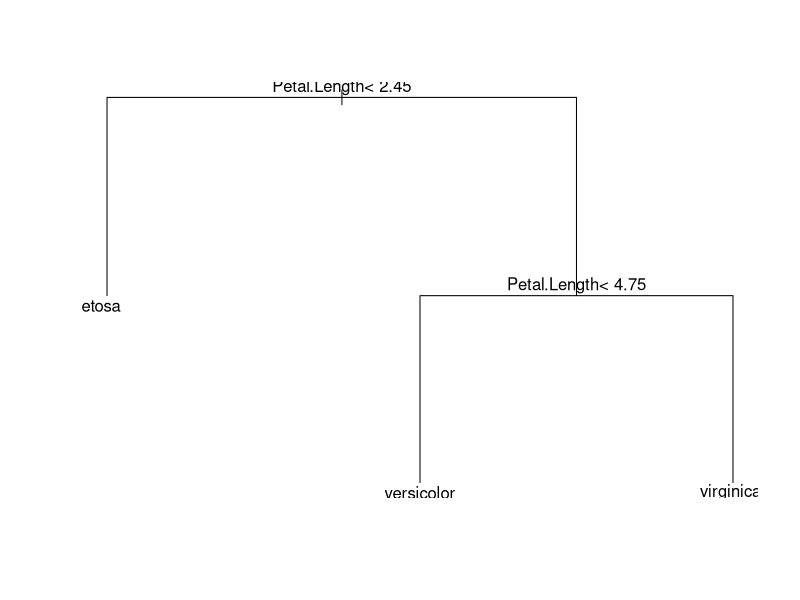
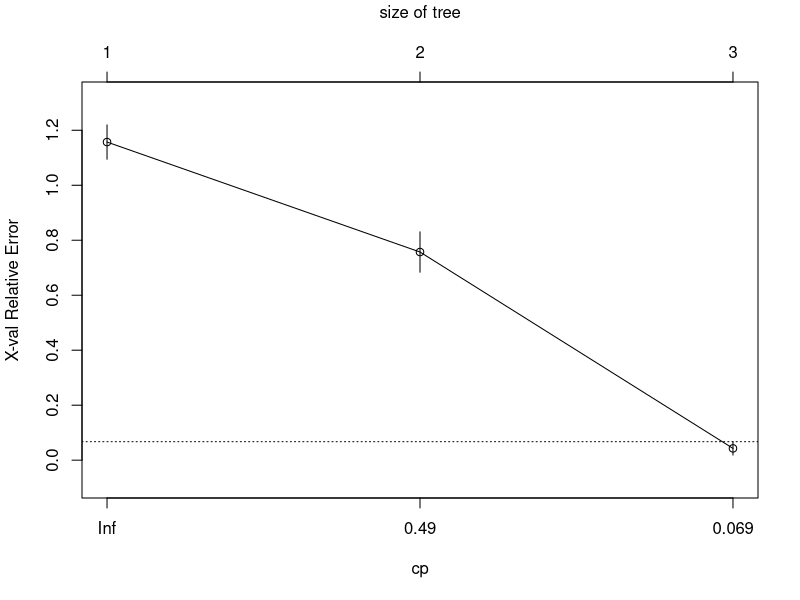
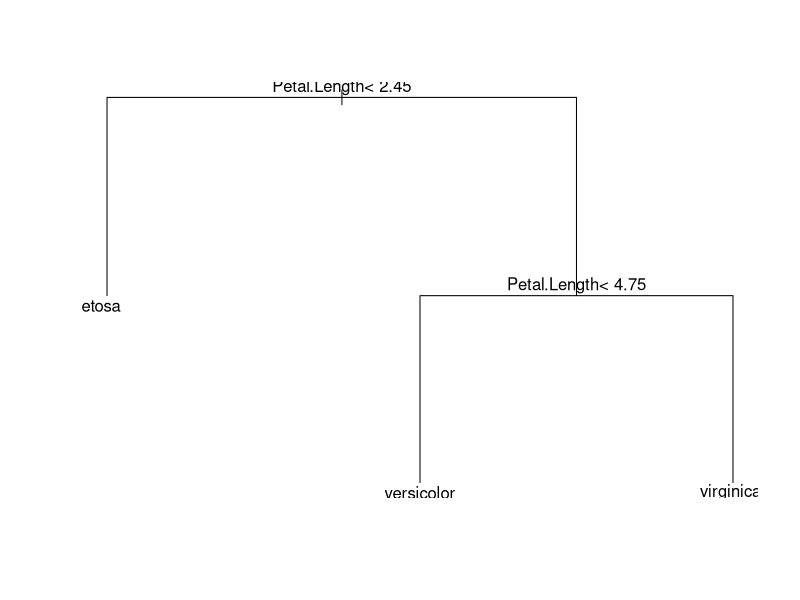

Generate these figures, in order, with R:
# 분류분석 : decision tree: 가지치기 적용

library(rpart)
set.seed(123)
n <- sample(2, nrow(iris), replace =T, prob=c(0.7, 0.3))
n 
train <- iris[n==1,]
test <- iris[n==2,]

dim(train); dim(test)

install.packages("party")

iris_rpart <- rpart(Species ~., data= train, method='class')

x11()
plot(iris_rpart)
text(iris_rpart)
plotcp(iris_rpart)
printcp(iris_rpart)
# CP값? 이 작은 값
cp <- iris_rpart$cptable[which.min(iris_rpart$cptable[,"xerror"])] # 최선의 cp값 
cp

iris_rpart_prune <- prune(iris_rpart, cp=cp, 'cp') # cp: 가지치기 강도 
plot(iris_rpart_prune)
text(iris_rpart_prune)

# 예측
pred <- predict(iris_rpart_prune, test, type='class')
pred


library(caret)
confusionMatrix(pred, test$Species)
